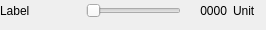
<?xml version="1.0" encoding="UTF-8"?>
<ui version="4.0">
 <class>IntervalSliderGUI</class>
 <widget class="QWidget" name="IntervalSliderGUI">
  <property name="geometry">
   <rect>
    <x>0</x>
    <y>0</y>
    <width>266</width>
    <height>30</height>
   </rect>
  </property>
  <property name="sizePolicy">
   <sizepolicy hsizetype="MinimumExpanding" vsizetype="MinimumExpanding">
    <horstretch>0</horstretch>
    <verstretch>0</verstretch>
   </sizepolicy>
  </property>
  <property name="minimumSize">
   <size>
    <width>0</width>
    <height>30</height>
   </size>
  </property>
  <property name="windowTitle">
   <string>Form</string>
  </property>
  <widget class="QWidget" name="horizontalLayoutWidget">
   <property name="geometry">
    <rect>
     <x>0</x>
     <y>0</y>
     <width>256</width>
     <height>21</height>
    </rect>
   </property>
   <layout class="QHBoxLayout" name="horizontalLayout">
    <item>
     <widget class="QLabel" name="intervalLabel">
      <property name="minimumSize">
       <size>
        <width>80</width>
        <height>0</height>
       </size>
      </property>
      <property name="text">
       <string>Label</string>
      </property>
     </widget>
    </item>
    <item>
     <widget class="QSlider" name="intervalSlider">
      <property name="pageStep">
       <number>1</number>
      </property>
      <property name="orientation">
       <enum>Qt::Horizontal</enum>
      </property>
     </widget>
    </item>
    <item>
     <widget class="QLabel" name="valueText">
      <property name="minimumSize">
       <size>
        <width>40</width>
        <height>0</height>
       </size>
      </property>
      <property name="text">
       <string>0000</string>
      </property>
      <property name="alignment">
       <set>Qt::AlignRight|Qt::AlignTrailing|Qt::AlignVCenter</set>
      </property>
     </widget>
    </item>
    <item>
     <widget class="QLabel" name="intervalUnits">
      <property name="text">
       <string>Unit</string>
      </property>
     </widget>
    </item>
   </layout>
  </widget>
 </widget>
 <resources/>
 <connections/>
</ui>
